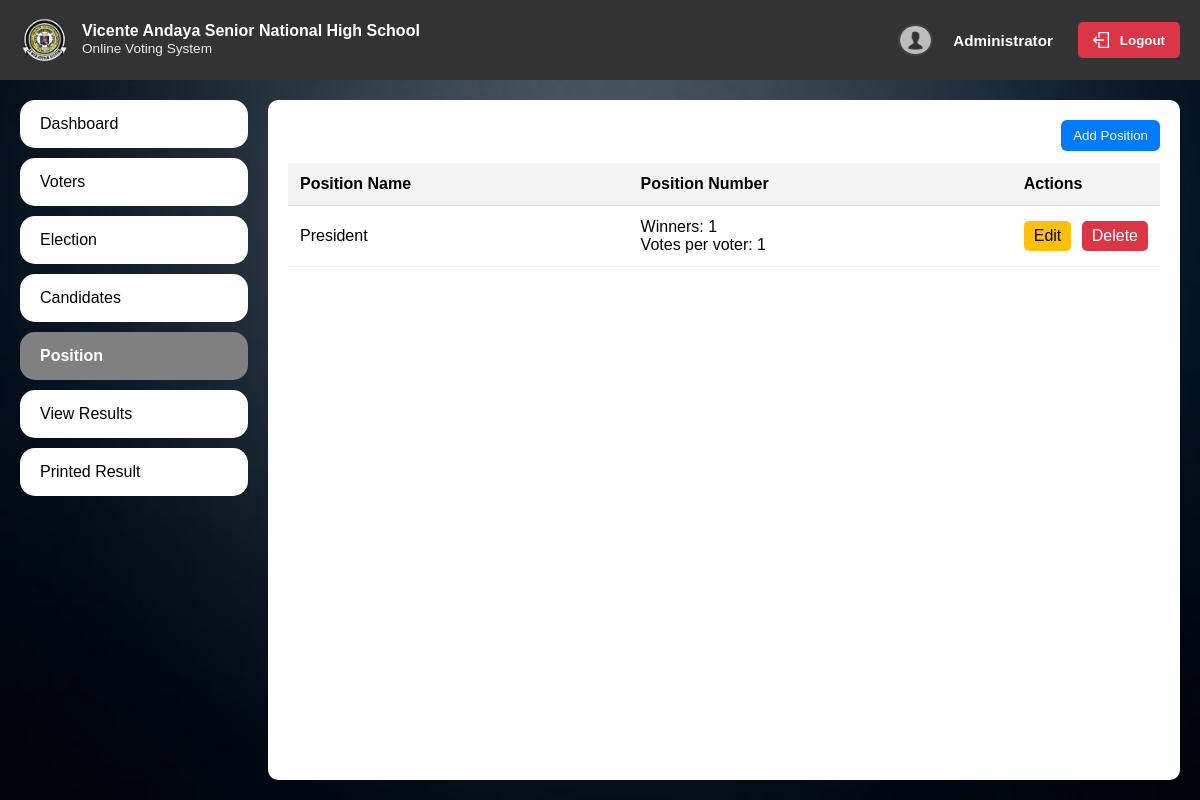
/admin/position, run on an earlier commit of the app's database.
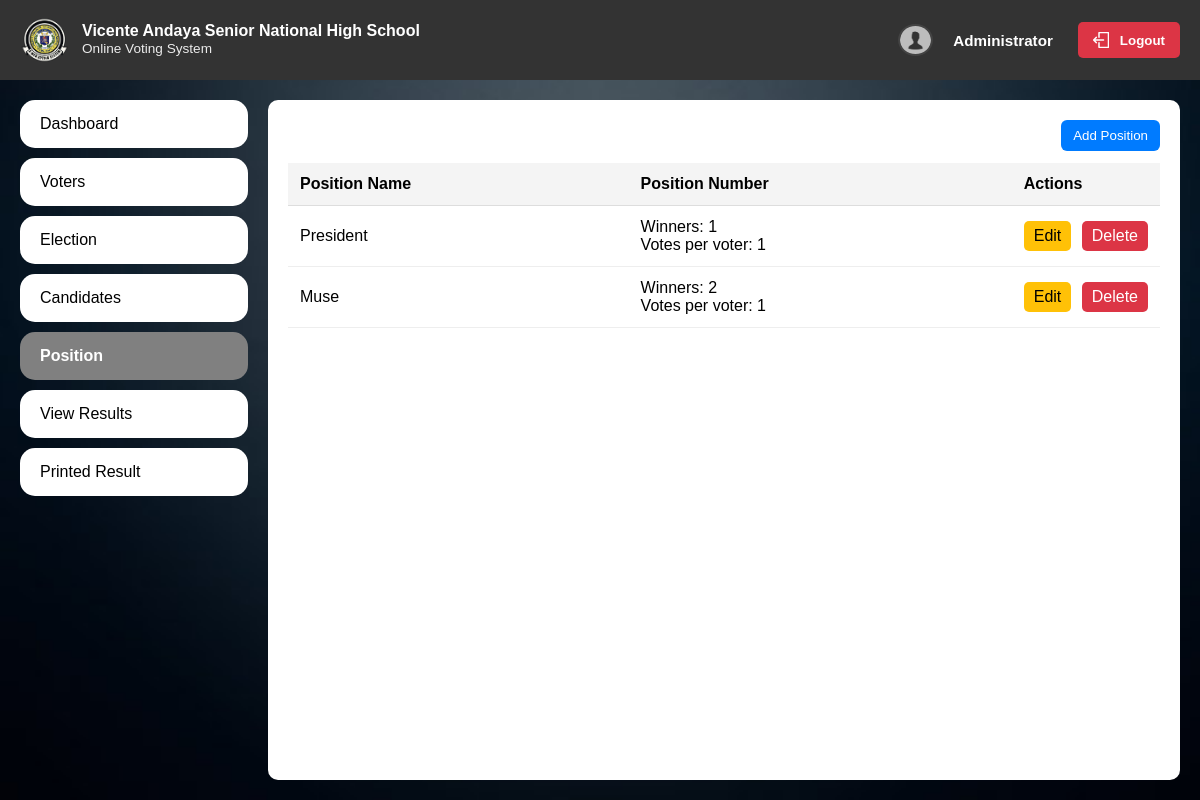
And on a later commit of the database.
### run.py (models this page shows)
class Position(db.Model):
    id = db.Column(db.Integer, primary_key=True)
    title = db.Column(db.String(200), nullable=False)
    description = db.Column(db.Text, nullable=True)
    max_winners = db.Column(db.Integer, nullable=False, default=1)
    votes_allowed = db.Column(db.Integer, nullable=False, default=1)

### run.py (the view, shortened to what this page needs)
@app.route('/admin/position', methods=['GET', 'POST'])
def admin_position():
    positions = Position.query.order_by(Position.id.asc()).all()
    elections = Election.query.order_by(Election.start_date.desc()).all()
    return render_template('admin/position.html', positions=positions, elections=elections)

### templates/admin/position.html (shortened to what this page needs)
<!DOCTYPE html>
<html lang="en">
<head>
</head>
<body>
    {% include 'partials/admin_navbar.html' %}
    <div class="main">
        <div class="left">
            <a href="{{ url_for('admin_dashboard') }}">Dashboard</a>
            <a href="{{ url_for('admin_voters') }}">Voters</a>
            <a href="{{ url_for('admin_elections') }}">Election</a>
            <a href="{{ url_for('admin_candidates') }}">Candidates</a>
            <a href="{{ url_for('admin_position') }}" class="active">Position</a>
            <a href="#">View Results</a>
            <a href="#">Printed Result</a>
        </div>
        <div class="right">
            <div class="position-list">
                <div style="display:flex; justify-content: flex-end; margin-bottom: 12px;">
                    <button id="openPositionModal" style="padding: 8px 12px; background: #007bff; color: white; border: none; border-radius: 6px; cursor: pointer;">Add Position</button>
                </div>
                <table class="data-table">
                    <thead>
                        <tr>
                            <th>Position Name</th>
                            <th>Position Number</th>
                            <th class="actions-col">Actions</th>
                        </tr>
                    </thead>
                    <tbody>
                        {% if positions and positions|length > 0 %}
                            {% for p in positions %}
                                    <tr>
                                        <td>{{ p.title }}</td>
                                        <td>
                                            <div>Winners: {{ p.max_winners }}</div>
                                            <div>Votes per voter: {{ p.votes_allowed }}</div>
                                        </td>
                                        <td class="actions-col">
                                            <a href="#" class="btn-edit" data-id="{{ p.id }}" data-title="{{ p.title|e }}" data-description="{{ p.description|e if p.description else '' }}" data-max_winners="{{ p.max_winners }}" data-votes_allowed="{{ p.votes_allowed }}" style="padding:6px 10px; background:#ffc107; color:#000; text-decoration:none; border-radius:5px; margin-right:6px;">Edit</a>
                                            <a href="#" class="btn-delete" data-id="{{ p.id }}" style="padding:6px 10px; background:#dc3545; color:#fff; text-decoration:none; border-radius:5px;">Delete</a>
                                        </td>
                                    </tr>
                            {% endfor %}
                        {% else %}
                            <tr><td colspan="3">No positions defined.</td></tr>
                        {% endif %}
                    </tbody>
                </table>
            </div>
        </div>
    </div>
</body>
</html>

What changed in the data, as far as the page shows it:
added Position: title "Muse", max_winners "2", votes_allowed "1"
